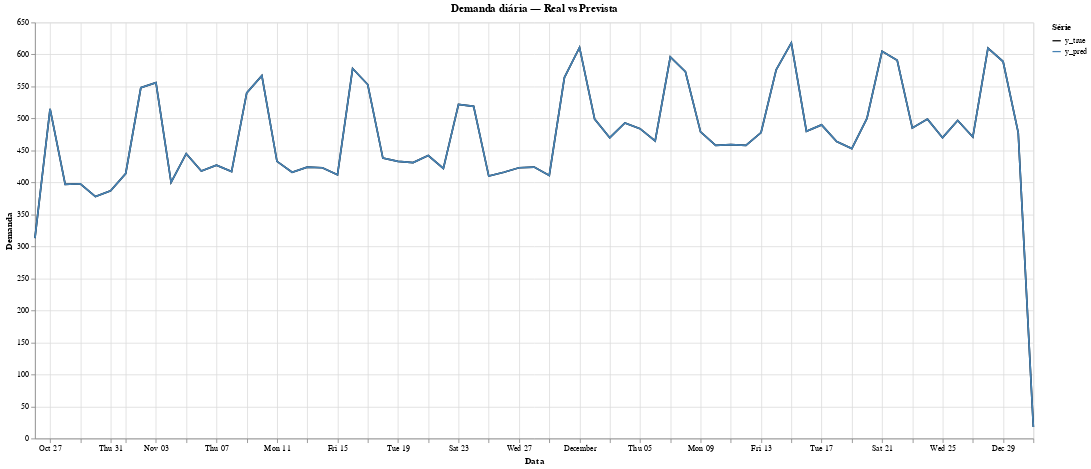

Notebook cell for this chart:
### Code cell
chart = (
    alt.Chart(df_long)
    .mark_line()
    .encode(
        x=alt.X("datetime:T", title="Data"),
        y=alt.Y("valor:Q", title="Demanda"),
        color=alt.Color("tipo:N", title="Série", scale=alt.Scale(
            domain=["y_true", "y_pred"],
            range=["black", "steelblue"]
        )),
        tooltip=["data:T", "tipo:N", "valor:Q"]
    )
    .properties(
        width=1200,
        height=500,
        title="Demanda diária — Real vs Prevista"
    )
)

chart

### Figure 1 — Vega-Lite specification as saved in the notebook (floating-point values rounded to 4 significant figures; data arrays with more than 128 entries replaced by an {"elided": "..."} marker saying what was removed)
{"config": {"view": {"continuousWidth": 300, "continuousHeight": 300}}, "data": {"name": "data-846f593f04e99a5190085433e00babf7"}, "mark": {"type": "line"}, "encoding": {"color": {"field": "tipo", "scale": {"domain": ["y_true", "y_pred"], "range": ["black", "steelblue"]}, "title": "Série", "type": "nominal"}, "tooltip": [{"field": "data", "type": "temporal"}, {"field": "tipo", "type": "nominal"}, {"field": "valor", "type": "quantitative"}], "x": {"field": "datetime", "title": "Data", "type": "temporal"}, "y": {"field": "valor", "title": "Demanda", "type": "quantitative"}}, "height": 500, "title": "Demanda diária — Real vs Prevista", "width": 1200, "$schema": "https://vega.github.io/schema/vega-lite/v6.1.0.json", "datasets": {"data-846f593f04e99a5190085433e00babf7": {"elided": "134 records"}}}
